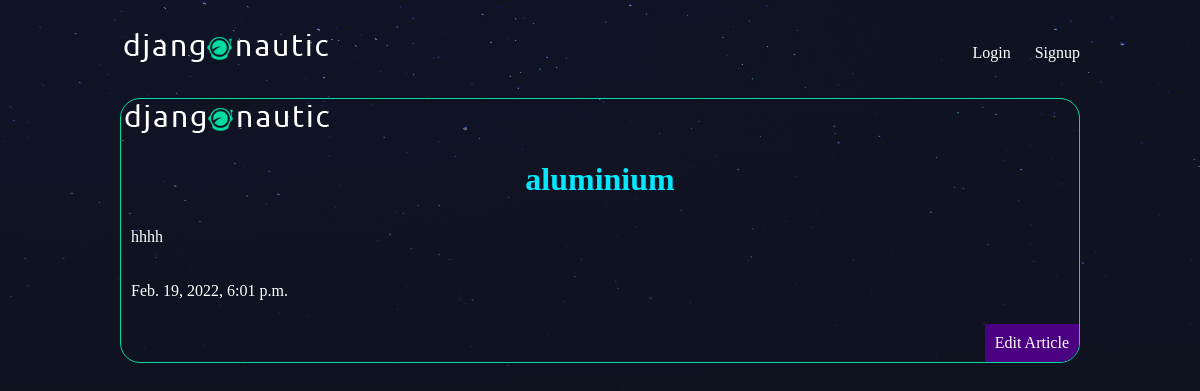
The page /articles/aluminium on the database its author committed.
### articles/models.py (models this page shows, shortened)
class Article(models.Model):
    title = models.CharField(max_length=100)
    slug = models.SlugField()
    body = models.TextField()
    date = models.DateTimeField(auto_now_add=True)
    thumb = models.ImageField(default='default.png', blank=True)
    author = models.ForeignKey(User, default=None, on_delete=models.CASCADE)

### articles/views.py (the view)
# urls.py: path('articles/<slug>', views.article_detail, name="detail"),
def article_detail(request, slug):
    article = Article.objects.get(slug=slug)
    return render(request, 'articles/article_detail.html', {'article': article})

### articles/templates/articles/article_detail.html
{% extends 'base_layout.html' %}
{% block content %}
<div class="article-detail">
    <div class="article">
        <img src="{{ article.thumb.url }}" alt="thumb">
        <h2>{{ article.title }}</h2>
        <p>{{ article.body }}</p>
        <p>{{ article.date }}</p>
        <p><a href="{% url 'articles:edit' article.id %}" class="edit">Edit Article</a></p>
    </div>
</div>
{% endblock content %}

### assets/style.css (style rules this page uses)
body { background-color: #0f121f; background-image: url('stars.png'); background-repeat: no-repeat; color: #fff; }
body * { font-family: Ubuntu; }
h1, h2, h3, h4, h5 { font-weight: normal; margin: 0; }
a, a:hover, a:visited { color:#fff; text-decoration: none; }
.article { padding: 10px; border: 1px solid #00dba0; position: relative; padding-bottom: 40px; border-radius: 20px; overflow: hidden; }
.article-detail .article .edit { padding: 10px; background: indigo; position: absolute; right: 0; text-decoration:dashed; bottom: 0; margin: 0; color: white; }
.article-detail .article p { padding:10px; }
.article-detail .article h2 { color: rgb(6, 230, 255); font-weight: bolder; }
.article-detail .article { padding: 0; }
.article-detail .article img { max-width: 100%; }
.article-detail .article h2 { text-align: center; margin: 20px auto; font-size: 2em; }

### rows shown on the page
Article: thumb (picture), title "aluminium", body "hhhh", date "Feb. 19, 2022, 6:01 p.m."
